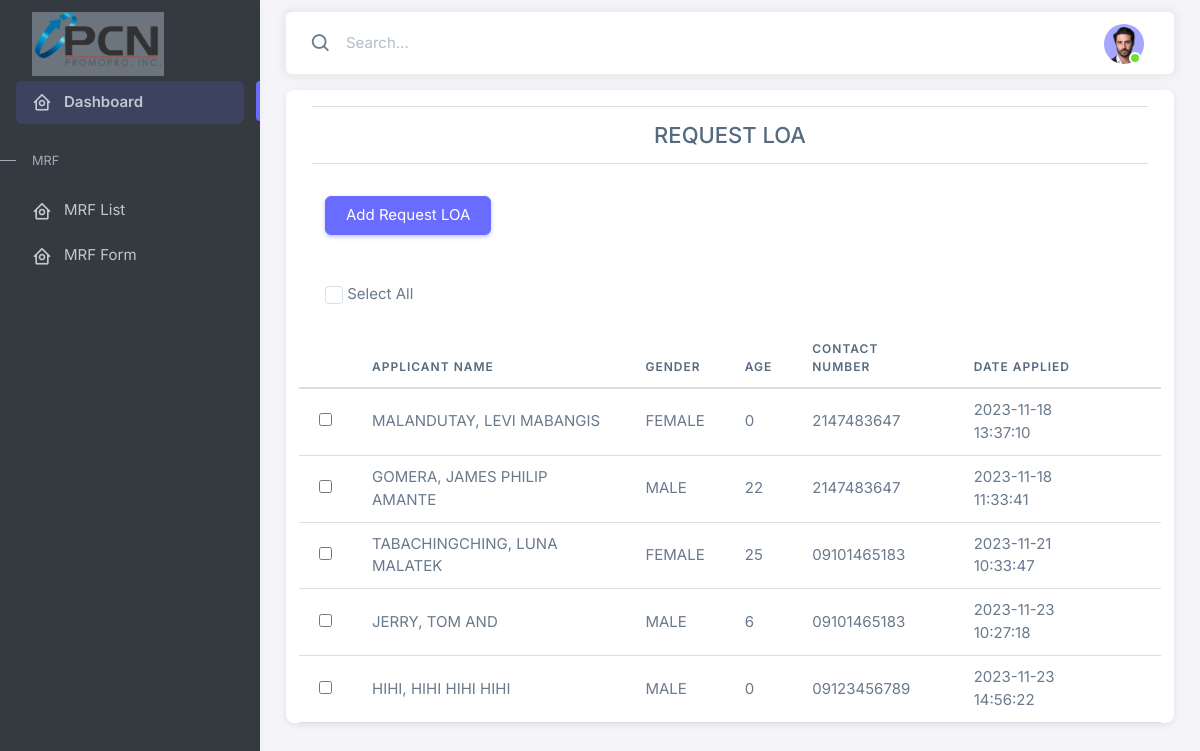
The page /mrf/html/request_loa.php?id=2 (signed in) on the database as committed earlier.
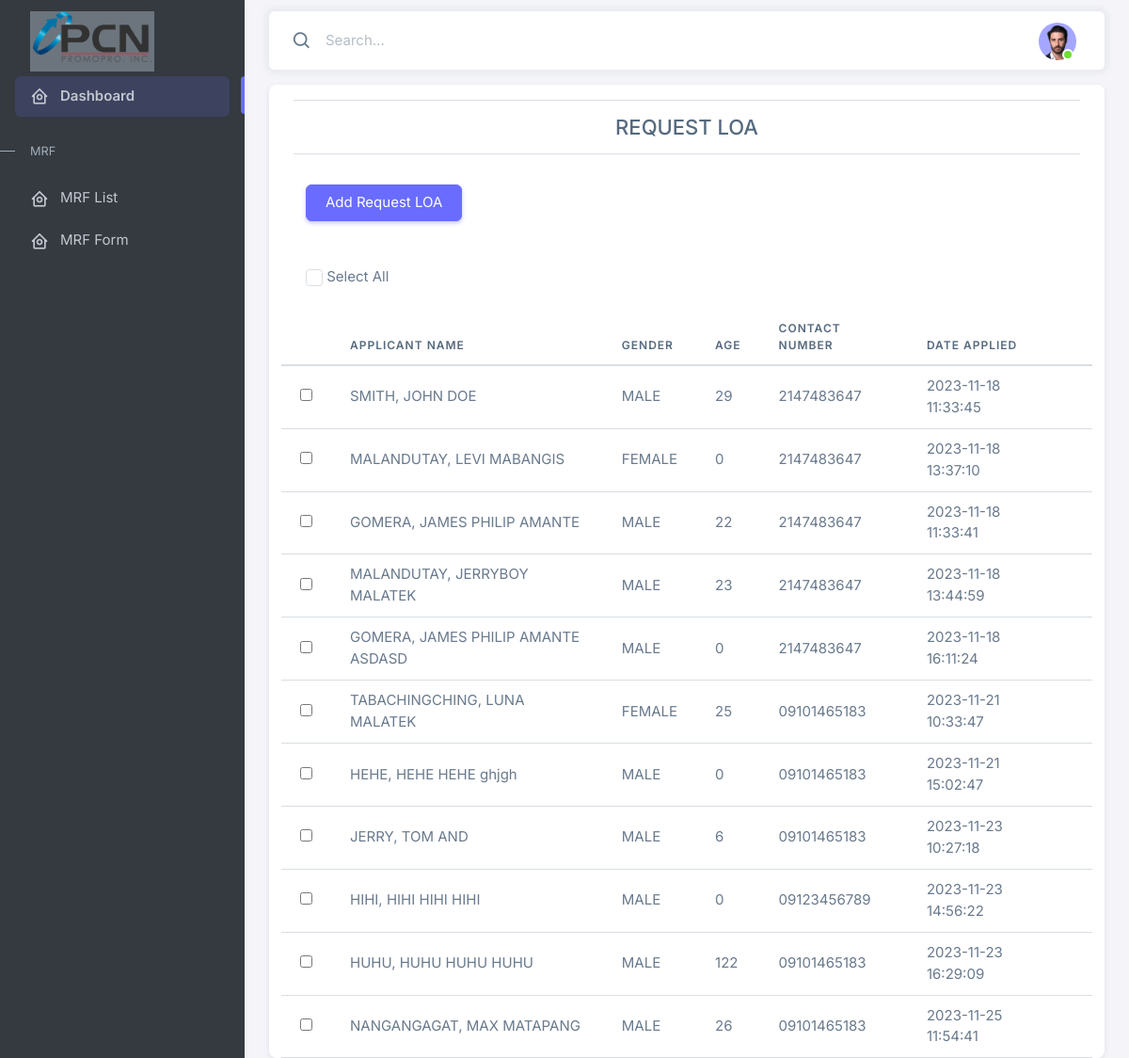
The same page on the database as committed later.
### tables this page shows
CREATE TABLE `employees` (
  `id` int(11) NOT NULL,
  `tracking` varchar(255) NOT NULL,
  `photopath` varchar(255) NOT NULL,
  `dapplied` varchar(255) NOT NULL,
  `app_id` int(11) NOT NULL,
  `appno` varchar(255) NOT NULL,
  `source` varchar(255) NOT NULL,
  `lastnameko` varchar(255) NOT NULL,
  `firstnameko` varchar(255) NOT NULL,
  `mnko` varchar(255) NOT NULL,
  `extnname` varchar(255) NOT NULL,
  `maiden_name` varchar(255) NOT NULL,
  `paddress` varchar(255) NOT NULL,
  `cityn` varchar(255) NOT NULL,
  `regionn` varchar(255) NOT NULL,
  `peraddress` varchar(255) NOT NULL,
  `birthday` varchar(255) NOT NULL,
  `age` varchar(255) NOT NULL,
  `gendern` varchar(255) NOT NULL,
  `civiln` varchar(255) NOT NULL,
  `cpnum` varchar(255) NOT NULL,
  `landline` varchar(255) NOT NULL,
  `emailadd` varchar(255) NOT NULL,
  `despo` varchar(255) NOT NULL,
  `classn` varchar(255) NOT NULL,
  `idenn` varchar(255) NOT NULL,
  `sssnum` varchar(255) NOT NULL,
  `pagibignum` varchar(255) NOT NULL,
  `phnum` varchar(255) NOT NULL,
  `tinnum` varchar(255) NOT NULL,
  `policed` varchar(255) NOT NULL,
  `brgyd` varchar(255) NOT NULL,
  `nbid` varchar(255) NOT NULL,
  `psa` varchar(255) NOT NULL,
  `remarks` varchar(255) NOT NULL,
  `actionpoint` varchar(255) NOT NULL DEFAULT 'ACTIVE',
  `reasonofaction` varchar(255) NOT NULL,
  `dateofaction` varchar(255) NOT NULL,
  `ewbdeploy` varchar(255) NOT NULL,
  `ewbdate` varchar(255) NOT NULL,
  `ewb_status` varchar(255) NOT NULL,
  `ewb_reason` varchar(3000) NOT NULL,
  `recruitment_reason` varchar(3000) NOT NULL,
  `ewb_date_declined` varchar(255) NOT NULL,
  `e_person` varchar(255) NOT NULL,
  `e_address` varchar(255) NOT NULL,
  `e_number` varchar(255) NOT NULL,
  `ter_date` varchar(255) NOT NULL,
  `ter_person` varchar(255) NOT NULL,
  `res_date` text NOT NULL,
  `res_person` varchar(255) NOT NULL,
  `end_con` varchar(255) NOT NULL,
  `ter_reason` varchar(255) NOT NULL,
  `unter_reason` varchar(255) NOT NULL,
  `res_reason` varchar(255) NOT NULL,
  `retrench_date` varchar(255) NOT NULL,
  `retrench_reason` varchar(255) NOT NULL,
  `retrench_personel` varchar(255) NOT NULL,
  `created_by` varchar(255) NOT NULL,
  `ewb_verified_by` varchar(255) NOT NULL,
  `is_deleted` int(11) NOT NULL DEFAULT '0'
);

### mrf/html/request_loa.php (the view, shortened to what the changed rows need)
<?php
include 'connect.php';
if (isset($_SESSION['username'], $_SESSION['password'])) {
?>
    <!DOCTYPE html>
    <html lang="en">
    <head>
    </head>
    <body>
        <div class="layout-wrapper layout-content-navbar">
            <div class="layout-container">
                <div class="layout-page">
                    <div class="content-wrapper mt-3">
                        <div class="container">
                            <div class="card">
                                <div class="container">
                                    <form action="action.php" method="post" class="form-group row" id="form_request_loa">
                                        <table class="table" id="example">
                                            <thead>
                                                <tr>
                                                    <th>
                                                    </th>
                                                    <th>Applicant Name</th>
                                                    <th>Gender</th>
                                                    <th>Age</th>
                                                    <th>Contact Number</th>
                                                    <th>Date Applied</th>
                                                    <th></th>
                                                </tr>
                                            </thead>
                                            <tbody>
                                                <?php
                                                $id = $_GET['id'];
                                                $query = "SELECT employees.*, project.*, shortlist.*, shortlist.id AS shortlist_id
                                                      FROM employees employees, projects project, shortlist_master shortlist
                                                      WHERE employees.id = shortlist.employee_id
                                                      AND project.project_title = shortlist.shortlistnameto
                                                      AND project.id = '$id'";
                                                $result = $link->query($query);
                                                while ($row = $result->fetch_assoc()) {
                                                ?>
                                                    <tr>
                                                        <td>
                                                            <input type="checkbox" class="form-check-control" name="applicants[]" value="<?php echo $row['employee_id'] . " | " . $row['shortlist_id']; ?>">
                                                        </td>
                                                        <td><?php echo $row['lastnameko'] . ", " . $row['firstnameko'] . " " . $row['mnko'] . " " . $row['extnname']?></td>
                                                        <td><?php echo $row['gendern'] ?></td>
                                                        <td><?php echo $row['age'] ?></td>
                                                        <td><?php echo $row['cpnum'] ?></td>
                                                        <td><?php echo $row['dapplied'] ?></td>
                                                        <td>
                                                        </td>
                                                    </tr>
                                                <?php } ?>
                                            </tbody>
                                        </table>
                                    </form>
                                </div>
                            </div>
                        </div>
                    </div>
                </div>
            </div>
        </div>
    </body>
    </html>
<?php
} else {
    header('Location: ../../index.php');
    session_destroy();
    exit();
}
?>

Rows that differ between the two databases and show on the page:
now on this page (row edited): employees: lastnameko "SMITH", firstnameko "JOHN", mnko "DOE", gendern "MALE", age "29", cpnum "2147483647", dapplied "2023-11-18 11:33:45"
now on this page (row edited): employees: lastnameko "MALANDUTAY", firstnameko "JERRYBOY", mnko "MALATEK", gendern "MALE", age "23", cpnum "2147483647", dapplied "2023-11-18 13:44:59"
now on this page (row unchanged): employees: lastnameko "GOMERA", firstnameko "JAMES PHILIP", mnko "AMANTE", extnname "ASDASD", gendern "MALE", age "0", cpnum "2147483647", dapplied "2023-11-18 16:11:24"
now on this page (row unchanged): employees: lastnameko "HEHE", firstnameko "HEHE", mnko "HEHE", extnname "ghjgh", gendern "MALE", age "0", cpnum "09101465183", dapplied "2023-11-21 15:02:47"
now on this page (row edited): employees: lastnameko "HUHU", firstnameko "HUHU", mnko "HUHU", extnname "HUHU", gendern "MALE", age "122", cpnum "09101465183", dapplied "2023-11-23 16:29:09"
added employees: lastnameko "NANGANGAGAT", firstnameko "MAX", mnko "MATAPANG", gendern "MALE", age "26", cpnum "09101465183", dapplied "2023-11-25 11:54:41"
